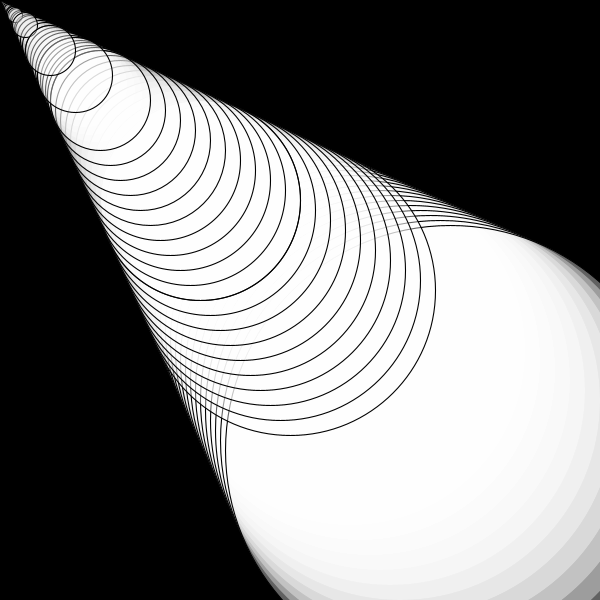
Frame 1 (no input)
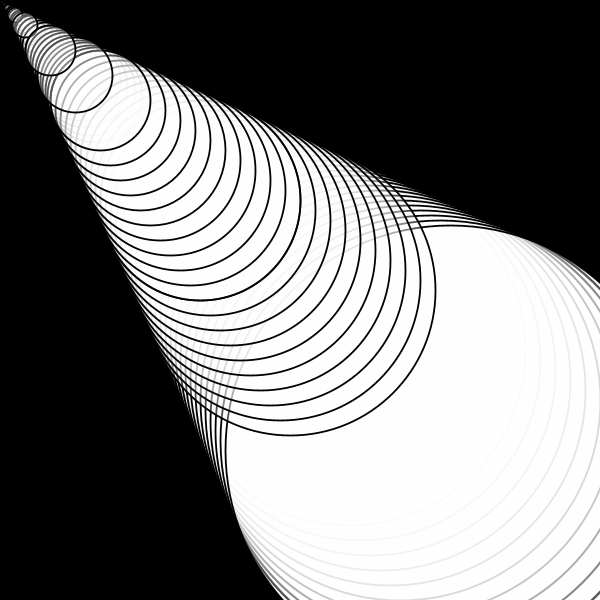
Frame 60 (the mouse pressed at the canvas centre just before this capture)
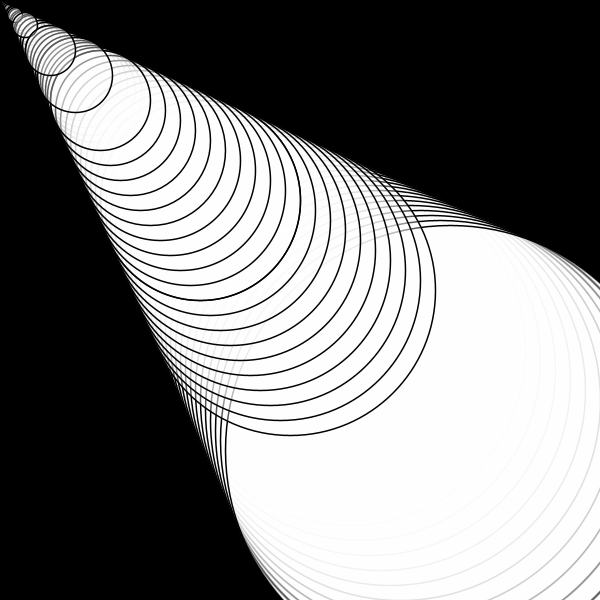
Frame 120 (the mouse held since frame 60 and released just before this capture)

The Processing sketch that drew these frames (run headless with seeded random() and noise(); from frame 60 on, the mouse is pressed at the canvas centre):

// Processing sketch: processing_168857
// ── processing_168857.pde

float x,y;
float freq;
float px,py;

void setup()
{
  size(600,600);
  //noLoop();
  x = random(width);
  y = random(height);
  px = x;
  py = y;
  freq = .03;
  background(0);
  //beginRecord(PDF, "everything.pdf");
}

void draw()
{
  //background(0);
//for(int i=0; i <5;i++)
//makeline();

stroke(0);
strokeWeight(3);
fill(255,random(50,100));
ellipseMode(CENTER);
//ellipse(x,y,width,height);
//ellipse(x,y,10,10);
strokeWeight(random(.5,3));

ellipse(10,10,10,10);
ellipse(2.5,2.5,2.5,2.5);
ellipse(3,3,3,3);
ellipse(4,4,4,4);
ellipse(6,6,6,6);
ellipse(8,8,8,8);
ellipse(12.5,12.5,12.5,12.5);
ellipse(13,13,13,13);
ellipse(17,17,17,17);
ellipse(20,20,20,20);
ellipse(22,22,22,22);
ellipse(28,28,28,28);
ellipse(15,15,15,15);
ellipse(30,30,30,30);
ellipse(35,35,35,35);
ellipse(40,40,40,40);
ellipse(45,45,45,45);
ellipse(50,50,50,50);
ellipse(55,55,55,55);
ellipse(60,60,60,60);
ellipse(65,65,65,65);
ellipse(70,70,70,70);
ellipse(25,25,25,25);
ellipse(75,75,75,75);
ellipse(80,80,80,80);
ellipse(85,85,85,85);
ellipse(90,90,90,90);
ellipse(95,95,95,95);
ellipse(100,100,100,100);
ellipse(200,200,200,200);
ellipse(300,300,300,300);
ellipse(310,310,310,310);
ellipse(320,320,320,320);
ellipse(330,330,330,330);
ellipse(340,340,340,340);
ellipse(350,350,350,350);
ellipse(360,360,360,360);
ellipse(370,370,370,370);
ellipse(380,380,380,380);
ellipse(390,390,390,390);
ellipse(400,400,400,400);
ellipse(410,410,410,410);
ellipse(420,420,420,420);
ellipse(430,430,430,430);
ellipse(440,440,440,440);
ellipse(450,450,450,450);
ellipse(290,290,290,290);
ellipse(280,280,280,280);
ellipse(270,270,270,270);
ellipse(260,260,260,260);
ellipse(250,250,250,250);
ellipse(240,240,240,240);
ellipse(230,230,230,230);
ellipse(220,220,220,220);
ellipse(210,210,210,210);
ellipse(200,200,200,200);
ellipse(200,200,200,200);
ellipse(190,190,190,190);
ellipse(180,180,180,180);
ellipse(170,170,170,170);
ellipse(160,160,160,160);
ellipse(150,150,150,150);

ellipse(140,140,140,140);
ellipse(130,130,130,130);
ellipse(120,120,120,120);
ellipse(110,110,110,110);
ellipse(100,100,100,100);
ellipse(75,75,75,75);
ellipse(50,50,50,50);
}

void mouseReleased()
{
 x = (mouseX);
y = (mouseY);
px = x;
py = y;
noiseSeed(int(random(100000)));
redraw();  
}
void keyReleased()
{
  noLoop();
}

void makeline()
{
  x = random(height);
  y = random(width);
  int l = int(random(100,500));
  for (int i = 0; i <100;i++)
  { 
    x+= (noise(y*freq, y*freq)-.3)*10;
    y+= (noise(x*freq, i*freq)-.1)*10;
  
  //float r = noise(x*freq,y*freq)*255;
  //float g = noise(y*freq,x*freq)*255;
  //float b = noise(y*freq,x*freq)*255;
  //float w = noise(x*freq,y*freq)*5;
  
  
  float r = noise(x*freq,y*freq)*255;
  float g = noise(x*freq,x*freq)*255;
  float b = noise(x*freq,i*freq)*255;
  float w = noise(i*freq,x*freq)*255;
  
  stroke(r,g,b,30);
  fill(0);
  strokeWeight(random(1,10));
  line(px,py,x,y);
  px=i;
  py=y;
  }
  //void keyReleased()
  {
    endRecord();
    //exit();
  }
}
